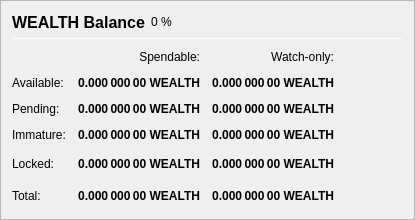
                       <widget class="QFrame" name="frame_Balances">
                        <property name="sizePolicy">
                         <sizepolicy hsizetype="Fixed" vsizetype="Fixed">
                          <horstretch>0</horstretch>
                          <verstretch>0</verstretch>
                         </sizepolicy>
                        </property>
                        <property name="minimumSize">
                         <size>
                          <width>415</width>
                          <height>220</height>
                         </size>
                        </property>
                        <property name="maximumSize">
                         <size>
                          <width>415</width>
                          <height>220</height>
                         </size>
                        </property>
                        <property name="baseSize">
                         <size>
                          <width>415</width>
                          <height>220</height>
                         </size>
                        </property>
                        <property name="frameShape">
                         <enum>QFrame::StyledPanel</enum>
                        </property>
                        <property name="frameShadow">
                         <enum>QFrame::Raised</enum>
                        </property>
                        <layout class="QVBoxLayout" name="verticalLayout_4">
                         <item>
                          <layout class="QHBoxLayout" name="horizontalLayout_4">
                           <item>
                            <widget class="QLabel" name="label_5">
                             <property name="minimumSize">
                              <size>
                               <width>0</width>
                               <height>20</height>
                              </size>
                             </property>
                             <property name="font">
                              <font>
                               <pointsize>12</pointsize>
                               <weight>75</weight>
                               <bold>true</bold>
                              </font>
                             </property>
                             <property name="text">
                              <string>WEALTH Balance</string>
                             </property>
                            </widget>
                           </item>
                           <item>
                            <widget class="QLabel" name="labelAEXPercent">
                             <property name="text">
                              <string notr="true">0 %</string>
                             </property>
                            </widget>
                           </item>
                           <item>
                            <spacer name="horizontalSpacer_3">
                             <property name="orientation">
                              <enum>Qt::Horizontal</enum>
                             </property>
                             <property name="sizeHint" stdset="0">
                              <size>
                               <width>40</width>
                               <height>20</height>
                              </size>
                             </property>
                            </spacer>
                           </item>
                          </layout>
                         </item>
                         <item>
                          <widget class="Line" name="line_Balance">
                           <property name="minimumSize">
                            <size>
                             <width>0</width>
                             <height>1</height>
                            </size>
                           </property>
                           <property name="maximumSize">
                            <size>
                             <width>16777215</width>
                             <height>1</height>
                            </size>
                           </property>
                           <property name="orientation">
                            <enum>Qt::Horizontal</enum>
                           </property>
                          </widget>
                         </item>
                         <item>
                          <spacer name="verticalSpacer_6">
                           <property name="orientation">
                            <enum>Qt::Vertical</enum>
                           </property>
                           <property name="sizeType">
                            <enum>QSizePolicy::Fixed</enum>
                           </property>
                           <property name="sizeHint" stdset="0">
                            <size>
                             <width>20</width>
                             <height>5</height>
                            </size>
                           </property>
                          </spacer>
                         </item>
                         <item>
                          <layout class="QGridLayout" name="gridLayout">
                           <property name="spacing">
                            <number>12</number>
                           </property>
                           <item row="0" column="1">
                            <widget class="QLabel" name="labelSpendable">
                             <property name="text">
                              <string>Spendable:</string>
                             </property>
                             <property name="alignment">
                              <set>Qt::AlignRight|Qt::AlignTrailing|Qt::AlignVCenter</set>
                             </property>
                            </widget>
                           </item>
                           <item row="4" column="2">
                            <widget class="QLabel" name="labelWatchLocked">
                             <property name="font">
                              <font>
                               <weight>75</weight>
                               <bold>true</bold>
                              </font>
                             </property>
                             <property name="cursor">
                              <cursorShape>IBeamCursor</cursorShape>
                             </property>
                             <property name="toolTip">
                              <string>Current locked balance in watch-only addresses</string>
                             </property>
                             <property name="text">
                              <string notr="true">0.000 000 00 WEALTH</string>
                             </property>
                             <property name="alignment">
                              <set>Qt::AlignRight|Qt::AlignTrailing|Qt::AlignVCenter</set>
                             </property>
                             <property name="textInteractionFlags">
                              <set>Qt::LinksAccessibleByMouse|Qt::TextSelectableByKeyboard|Qt::TextSelectableByMouse</set>
                             </property>
                            </widget>
                           </item>
                           <item row="4" column="1">
                            <widget class="QLabel" name="labelLockedBalance">
                             <property name="font">
                              <font>
                               <weight>75</weight>
                               <bold>true</bold>
                              </font>
                             </property>
                             <property name="cursor">
                              <cursorShape>IBeamCursor</cursorShape>
                             </property>
                             <property name="toolTip">
                              <string>Locked WEALTH or Masternode collaterals. These are excluded from zWEALTH minting.</string>
                             </property>
                             <property name="text">
                              <string notr="true">0.000 000 00 WEALTH</string>
                             </property>
                             <property name="alignment">
                              <set>Qt::AlignRight|Qt::AlignTrailing|Qt::AlignVCenter</set>
                             </property>
                             <property name="textInteractionFlags">
                              <set>Qt::LinksAccessibleByMouse|Qt::TextSelectableByKeyboard|Qt::TextSelectableByMouse</set>
                             </property>
                            </widget>
                           </item>
                           <item row="3" column="0">
                            <widget class="QLabel" name="labelImmatureText">
                             <property name="text">
                              <string>Immature:</string>
                             </property>
                            </widget>
                           </item>
                           <item row="1" column="1">
                            <widget class="QLabel" name="labelBalance">
                             <property name="font">
                              <font>
                               <weight>75</weight>
                               <bold>true</bold>
                              </font>
                             </property>
                             <property name="cursor">
                              <cursorShape>IBeamCursor</cursorShape>
                             </property>
                             <property name="toolTip">
                              <string>Your current spendable balance</string>
                             </property>
                             <property name="text">
                              <string notr="true">0.000 000 00 WEALTH</string>
                             </property>
                             <property name="alignment">
                              <set>Qt::AlignRight|Qt::AlignTrailing|Qt::AlignVCenter</set>
                             </property>
                             <property name="textInteractionFlags">
                              <set>Qt::LinksAccessibleByMouse|Qt::TextSelectableByKeyboard|Qt::TextSelectableByMouse</set>
                             </property>
                            </widget>
                           </item>
                           <item row="4" column="0">
                            <widget class="QLabel" name="labelLockedBalanceText">
                             <property name="toolTip">
                              <string>Locked WEALTH or Masternode collaterals. These are excluded from zWEALTH minting.</string>
                             </property>
                             <property name="text">
                              <string>Locked:</string>
                             </property>
                            </widget>
                           </item>
                           <item row="2" column="1">
                            <widget class="QLabel" name="labelUnconfirmed">
                             <property name="font">
                              <font>
                               <weight>75</weight>
                               <bold>true</bold>
                              </font>
                             </property>
                             <property name="cursor">
                              <cursorShape>IBeamCursor</cursorShape>
                             </property>
                             <property name="toolTip">
                              <string>Total of transactions that have yet to be confirmed, and do not yet count toward the spendable balance</string>
                             </property>
                             <property name="text">
                              <string notr="true">0.000 000 00 WEALTH</string>
                             </property>
                             <property name="alignment">
                              <set>Qt::AlignRight|Qt::AlignTrailing|Qt::AlignVCenter</set>
                             </property>
                             <property name="textInteractionFlags">
                              <set>Qt::LinksAccessibleByMouse|Qt::TextSelectableByKeyboard|Qt::TextSelectableByMouse</set>
                             </property>
                            </widget>
                           </item>
                           <item row="5" column="1">
                            <widget class="QLabel" name="labelTotal">
                             <property name="font">
                              <font>
                               <weight>75</weight>
                               <bold>true</bold>
                              </font>
                             </property>
                             <property name="cursor">
                              <cursorShape>IBeamCursor</cursorShape>
                             </property>
                             <property name="toolTip">
                              <string>Your current WealthSilo balance, unconfirmed and immature transactions included</string>
                             </property>
                             <property name="text">
                              <string notr="true">0.000 000 00 WEALTH</string>
                             </property>
                             <property name="alignment">
                              <set>Qt::AlignRight|Qt::AlignTrailing|Qt::AlignVCenter</set>
                             </property>
                             <property name="textInteractionFlags">
                              <set>Qt::LinksAccessibleByMouse|Qt::TextSelectableByKeyboard|Qt::TextSelectableByMouse</set>
                             </property>
                            </widget>
                           </item>
                           <item row="3" column="1">
                            <widget class="QLabel" name="labelImmature">
                             <property name="font">
                              <font>
                               <weight>75</weight>
                               <bold>true</bold>
                              </font>
                             </property>
                             <property name="cursor">
                              <cursorShape>IBeamCursor</cursorShape>
                             </property>
                             <property name="toolTip">
                              <string>Staked or masternode rewards that has not yet matured</string>
                             </property>
                             <property name="text">
                              <string notr="true">0.000 000 00 WEALTH</string>
                             </property>
                             <property name="alignment">
                              <set>Qt::AlignRight|Qt::AlignTrailing|Qt::AlignVCenter</set>
                             </property>
                             <property name="textInteractionFlags">
                              <set>Qt::LinksAccessibleByMouse|Qt::TextSelectableByKeyboard|Qt::TextSelectableByMouse</set>
                             </property>
                            </widget>
                           </item>
                           <item row="1" column="0">
                            <widget class="QLabel" name="labelBalanceText">
                             <property name="text">
                              <string>Available:</string>
                             </property>
                            </widget>
                           </item>
                           <item row="0" column="2">
                            <widget class="QLabel" name="labelWatchonly">
                             <property name="text">
                              <string>Watch-only:</string>
                             </property>
                             <property name="alignment">
                              <set>Qt::AlignRight|Qt::AlignTrailing|Qt::AlignVCenter</set>
                             </property>
                            </widget>
                           </item>
                           <item row="5" column="0">
                            <widget class="QLabel" name="labelTotalText">
                             <property name="toolTip">
                              <string>Your current WealthSilo balance, unconfirmed and immature transactions included</string>
                             </property>
                             <property name="text">
                              <string>Total:</string>
                             </property>
                            </widget>
                           </item>
                           <item row="3" column="2">
                            <widget class="QLabel" name="labelWatchImmature">
                             <property name="font">
                              <font>
                               <weight>75</weight>
                               <bold>true</bold>
                              </font>
                             </property>
                             <property name="cursor">
                              <cursorShape>IBeamCursor</cursorShape>
                             </property>
                             <property name="toolTip">
                              <string>Staked or masternode rewards in watch-only addresses that has not yet matured</string>
                             </property>
                             <property name="text">
                              <string notr="true">0.000 000 00 WEALTH</string>
                             </property>
                             <property name="alignment">
                              <set>Qt::AlignRight|Qt::AlignTrailing|Qt::AlignVCenter</set>
                             </property>
                             <property name="textInteractionFlags">
                              <set>Qt::LinksAccessibleByMouse|Qt::TextSelectableByKeyboard|Qt::TextSelectableByMouse</set>
                             </property>
                            </widget>
                           </item>
                           <item row="2" column="2">
                            <widget class="QLabel" name="labelWatchPending">
                             <property name="font">
                              <font>
                               <weight>75</weight>
                               <bold>true</bold>
                              </font>
                             </property>
                             <property name="cursor">
                              <cursorShape>IBeamCursor</cursorShape>
                             </property>
                             <property name="toolTip">
                              <string>Unconfirmed transactions to watch-only addresses</string>
                             </property>
                             <property name="text">
                              <string notr="true">0.000 000 00 WEALTH</string>
                             </property>
                             <property name="alignment">
                              <set>Qt::AlignRight|Qt::AlignTrailing|Qt::AlignVCenter</set>
                             </property>
                             <property name="textInteractionFlags">
                              <set>Qt::LinksAccessibleByMouse|Qt::TextSelectableByKeyboard|Qt::TextSelectableByMouse</set>
                             </property>
                            </widget>
                           </item>
                           <item row="5" column="3">
                            <spacer name="horizontalSpacer_9">
                             <property name="orientation">
                              <enum>Qt::Horizontal</enum>
                             </property>
                             <property name="sizeHint" stdset="0">
                              <size>
                               <width>40</width>
                               <height>20</height>
                              </size>
                             </property>
                            </spacer>
                           </item>
                           <item row="2" column="0">
                            <widget class="QLabel" name="labelPendingText">
                             <property name="text">
                              <string>Pending:</string>
                             </property>
                            </widget>
                           </item>
                           <item row="5" column="2">
                            <widget class="QLabel" name="labelWatchTotal">
                             <property name="font">
                              <font>
                               <weight>75</weight>
                               <bold>true</bold>
                              </font>
                             </property>
                             <property name="cursor">
                              <cursorShape>IBeamCursor</cursorShape>
                             </property>
                             <property name="toolTip">
                              <string>Current total balance in watch-only addresses</string>
                             </property>
                             <property name="text">
                              <string notr="true">0.000 000 00 WEALTH</string>
                             </property>
                             <property name="alignment">
                              <set>Qt::AlignRight|Qt::AlignTrailing|Qt::AlignVCenter</set>
                             </property>
                             <property name="textInteractionFlags">
                              <set>Qt::LinksAccessibleByMouse|Qt::TextSelectableByKeyboard|Qt::TextSelectableByMouse</set>
                             </property>
                            </widget>
                           </item>
                           <item row="1" column="2">
                            <widget class="QLabel" name="labelWatchAvailable">
                             <property name="font">
                              <font>
                               <weight>75</weight>
                               <bold>true</bold>
                              </font>
                             </property>
                             <property name="cursor">
                              <cursorShape>IBeamCursor</cursorShape>
                             </property>
                             <property name="toolTip">
                              <string>Your current balance in watch-only addresses</string>
                             </property>
                             <property name="text">
                              <string notr="true">0.000 000 00 WEALTH</string>
                             </property>
                             <property name="alignment">
                              <set>Qt::AlignRight|Qt::AlignTrailing|Qt::AlignVCenter</set>
                             </property>
                             <property name="textInteractionFlags">
                              <set>Qt::LinksAccessibleByMouse|Qt::TextSelectableByKeyboard|Qt::TextSelectableByMouse</set>
                             </property>
                            </widget>
                           </item>
                           <item row="4" column="3">
                            <spacer name="horizontalSpacer_8">
                             <property name="orientation">
                              <enum>Qt::Horizontal</enum>
                             </property>
                             <property name="sizeHint" stdset="0">
                              <size>
                               <width>40</width>
                               <height>20</height>
                              </size>
                             </property>
                            </spacer>
                           </item>
                          </layout>
                         </item>
                         <item>
                          <spacer name="verticalSpacer_3">
                           <property name="orientation">
                            <enum>Qt::Vertical</enum>
                           </property>
                           <property name="sizeHint" stdset="0">
                            <size>
                             <width>20</width>
                             <height>40</height>
                            </size>
                           </property>
                          </spacer>
                         </item>
                        </layout>
                       </widget>
